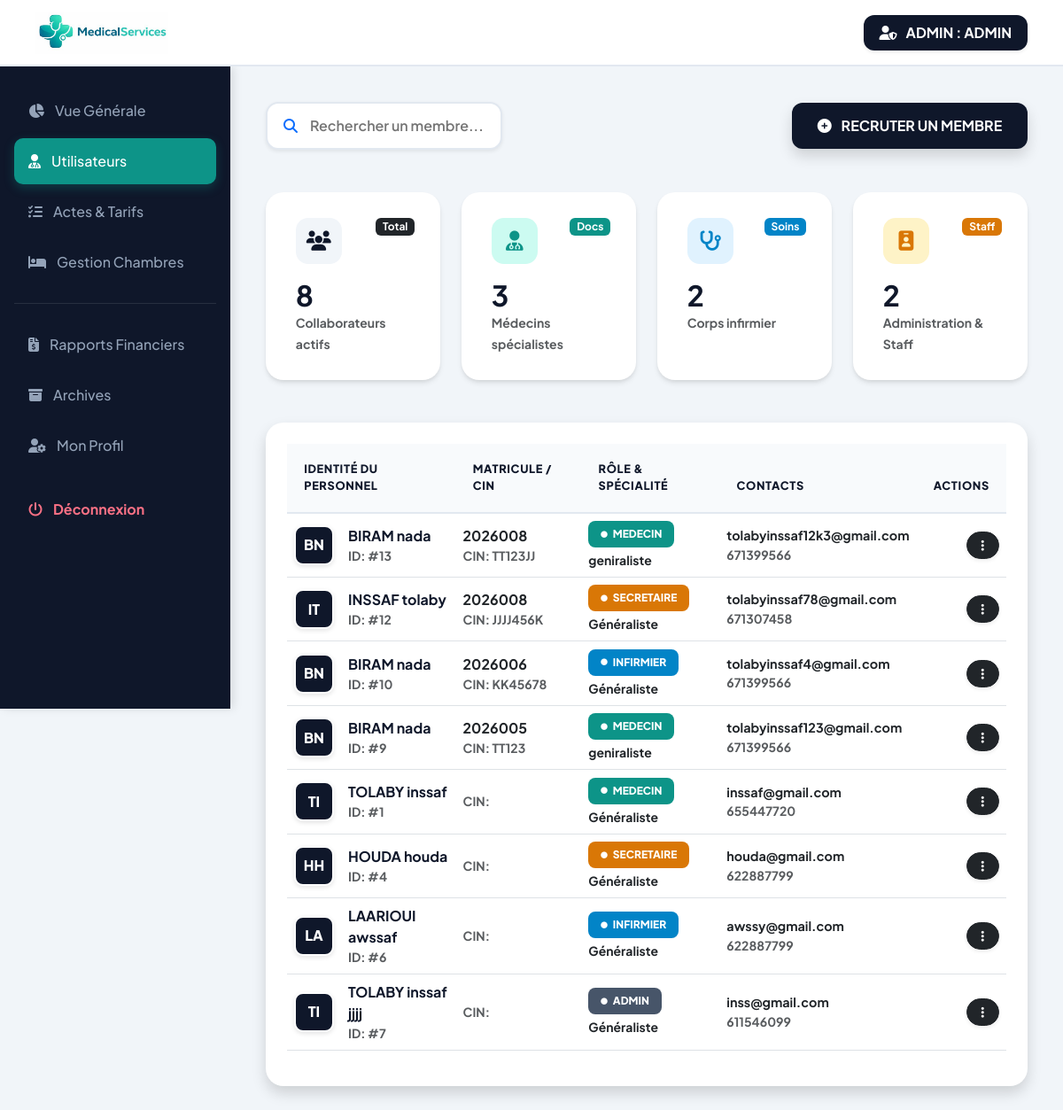
/connexion_admin/utilisateurs.php (signed in), run on an earlier commit of the app's database.
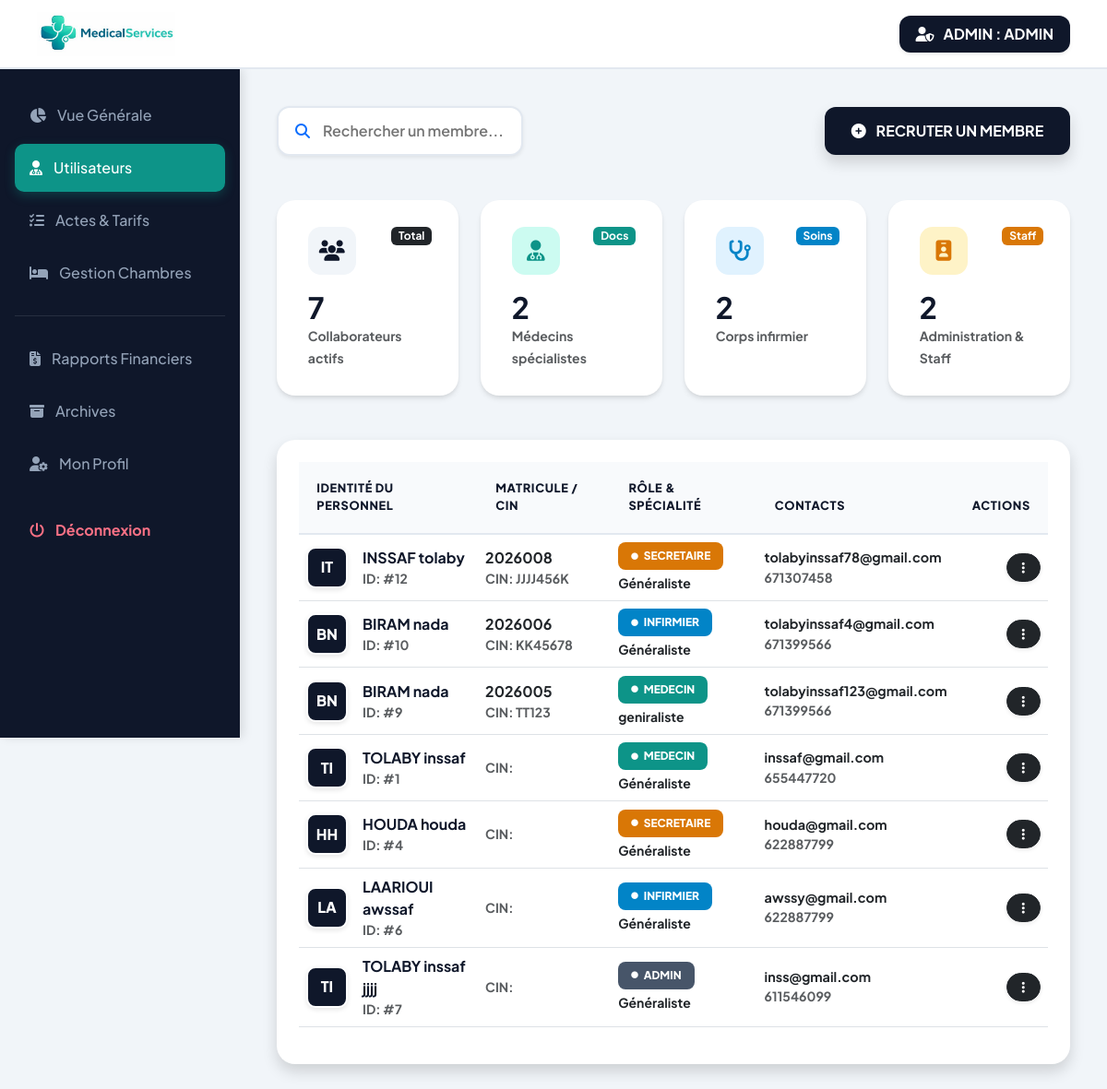
And on a later commit of the database.
### tables this page shows
CREATE TABLE `utilisateurs` (
  `id_user` int(11) NOT NULL,
  `cin` varchar(255) NOT NULL,
  `matricule` varchar(255) NOT NULL,
  `nom` varchar(50) DEFAULT NULL,
  `prenom` varchar(50) DEFAULT NULL,
  `email` varchar(50) DEFAULT NULL,
  `mot_de_passe` varchar(255) DEFAULT NULL,
  `telephone` int(11) NOT NULL,
  `adresse` text NOT NULL,
  `photo` varchar(255) NOT NULL DEFAULT '''default_avatar.png''',
  `role` enum('infirmier','admin','medecin','secretaire') DEFAULT NULL,
  `specialite` varchar(255) NOT NULL DEFAULT 'Généraliste',
  `statut_compte` enum('actif','suspendu','conge') NOT NULL,
  `date_embauche` date NOT NULL DEFAULT current_timestamp(),
  `derniere_connexion` datetime DEFAULT NULL,
  `created_at` timestamp NOT NULL DEFAULT current_timestamp()
);

### connexion_admin/utilisateurs.php (the view, shortened to what the changed rows need)
<?php
include("../config/connexion.php");
$stats = [
    'total' => $pdo->query("SELECT COUNT(*) FROM utilisateurs")->fetchColumn(),
    'medecins' => $pdo->query("SELECT COUNT(*) FROM utilisateurs WHERE role='medecin'")->fetchColumn(),
    'infirmiers' => $pdo->query("SELECT COUNT(*) FROM utilisateurs WHERE role='infirmier'")->fetchColumn(),
    'autres' => $pdo->query("SELECT COUNT(*) FROM utilisateurs WHERE role NOT IN ('medecin', 'infirmier', 'admin')")->fetchColumn()
];
$users = $pdo->query("SELECT * FROM utilisateurs ORDER BY created_at DESC")->fetchAll();
?>
<!DOCTYPE html>
<html lang="fr">
<head>
    <link rel="stylesheet" href="https://cdnjs.cloudflare.com/ajax/libs/font-awesome/6.5.0/css/all.min.css">
    <link href="https://cdn.jsdelivr.net/npm/bootstrap@5.3.2/dist/css/bootstrap.min.css" rel="stylesheet">
</head>
<body>
<div class="wrapper">
    <main class="main-content">
        <div class="row g-4 mb-5">
            <div class="col-md-3">
                <div class="stat-card" onclick="filterRole('all')">
                    <div class="d-flex justify-content-between align-items-start mb-3">
                        <div class="icon-box" style="background: #f1f5f9; color: #0f172a;"><i class="fa-solid fa-users"></i></div>
                        <span class="badge bg-dark">Total</span>
                    </div>
                    <h2 class="fw-bold mb-0"><?= $stats['total'] ?></h2>
                    <small class="text-muted fw-bold">Collaborateurs actifs</small>
                </div>
            </div>
            <div class="col-md-3">
                <div class="stat-card" onclick="filterRole('medecin')">
                    <div class="d-flex justify-content-between align-items-start mb-3">
                        <div class="icon-box" style="background: #ccfbf1; color: #0d9488;"><i class="fa-solid fa-user-doctor"></i></div>
                        <span class="badge" style="background: #0d9488;">Docs</span>
                    </div>
                    <h2 class="fw-bold mb-0"><?= $stats['medecins'] ?></h2>
                    <small class="text-muted fw-bold">Médecins spécialistes</small>
                </div>
            </div>
            <div class="col-md-3">
                <div class="stat-card" onclick="filterRole('infirmier')">
                    <h2 class="fw-bold mb-0"><?= $stats['infirmiers'] ?></h2>
                </div>
            </div>
            <div class="col-md-3">
                <div class="stat-card" onclick="filterRole('autres')">
                    <h2 class="fw-bold mb-0"><?= $stats['autres'] ?></h2>
                </div>
            </div>
        </div>
        <div class="table-container shadow border-0">
            <div class="table-responsive">
                <table class="table align-middle" id="userTable">
                    <thead>
                        <tr>
                            <th>IDENTITÉ DU PERSONNEL</th>
                            <th>MATRICULE / CIN</th>
                            <th>RÔLE & SPÉCIALITÉ</th>
                            <th>CONTACTS</th>
                            <th class="text-end">ACTIONS</th>
                        </tr>
                    </thead>
                    <tbody>
                        <?php foreach($users as $u):
                            $photoPath = "../uploads/photos/" . $u['photo'];
                            $hasPhoto = (!empty($u['photo']) && file_exists($photoPath));
                            $initials = strtoupper(substr($u['nom'], 0, 1) . substr($u['prenom'], 0, 1));
                        ?>
                        <tr class="user-row" data-role="<?= strtolower($u['role']) ?>">
                            <td>
                                <div class="d-flex align-items-center gap-3">
                                    <div class="user-avatar">
                                        <?php if($hasPhoto): ?>
                                            <img src="<?= $photoPath ?>" alt="Photo">
                                        <?php else: ?>
                                            <?= $initials ?>
                                        <?php endif; ?>
                                    </div>
                                    <div>
                                        <div class="identite-principal"><?= strtoupper($u['nom']).' '.$u['prenom'] ?></div>
                                        <div class="text-muted small fw-bold">ID: #<?= $u['id_user'] ?></div>
                                    </div>
                                </div>
                            </td>
                            <td>
                                <div class="fw-bold text-dark"><?= $u['matricule'] ?></div>
                                <div class="text-muted small fw-bold">CIN: <?= $u['cin'] ?></div>
                            </td>
                            <td>
                                <span class="role-badge bg-<?= strtolower($u['role']) ?>">
                                    <i class="fa-solid fa-circle fa-2xs"></i> <?= strtoupper($u['role']) ?>
                                </span>
                                <div class="text-dark small mt-1 fw-bold"><?= $u['specialite'] ?: 'Généraliste' ?></div>
                            </td>
                            <td>
                                <div class="fw-bold text-dark" style="font-size: 0.9rem;"><?= $u['email'] ?></div>
                                <div class="text-muted fw-bold small"><?= $u['telephone'] ?></div>
                            </td>
                            <td class="text-end">
                                <div class="dropdown">
                                    <button class="btn btn-dark btn-sm rounded-pill px-3 shadow-sm" data-bs-toggle="dropdown">
                                        <i class="fa-solid fa-ellipsis-vertical"></i>
                                    </button>
                                </div>
                            </td>
                        </tr>
                        <?php endforeach; ?>
                    </tbody>
                </table>
            </div>
        </div>
    </main>
</div>
</body>
</html>

What changed in the data, as far as the page shows it:
removed utilisateurs: initials "BN", nom "BIRAM", prenom "nada", id_user "13", matricule "2026008", cin "TT123JJ", role "MEDECIN", specialite "geniraliste", email "tolabyinssaf12k3@gmail.com", telephone "671399566"
Also different on the page:
$stats['total']: "8" → "7"
$stats['medecins']: "3" → "2"
